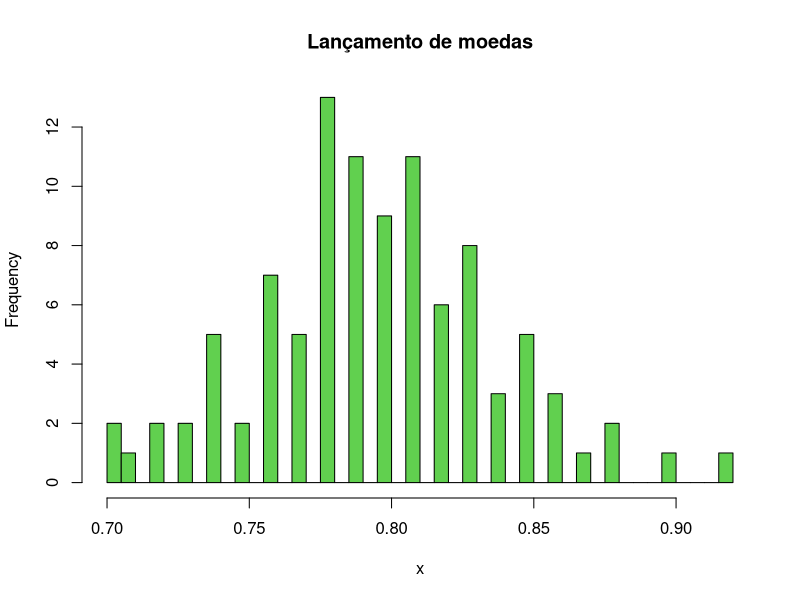

The R script that drew this image:
## ---- chunk 1
######Lançamento 1 moeda:

moeda <- function(p){
  x <- runif(1)
  if (x < p){
      1
  }else{
      0
  }
}

######Lançamento n moedas:

moedas <- function(p, n = 1){
  for (i in 1:n){
    print(paste(i, ' - ', moeda(p)))
  }
}

######pegando Proporção das moedas:
 
proporcao <- function(p, n = 1){
  valores <- numeric(length(n))  
  prop = 0
  for (i in 1:n){
    valores[i] <- moeda(p)  
  }
  return(sum(valores / n))
  print(sum(valores / n))
}

######Fazendo a simulação, rodando n moedas, k vezes com probabilidade P:

simulacao <- function(k, n, p){
  proporcoes <- numeric(length(k))
  for (i in 1:k){
    proporcoes[i] <- proporcao(p, n)
  }
  print(proporcoes)
}
    
valores <- simulacao(100, 100, 0.8)
summary(valores)
    
histograma <- function(numeros, xlab = "x", titulo = paste("Lançamento de moedas"), ...) {
  hist(numeros, xlab = xlab, main = titulo, ...)
}

histograma(valores, breaks = 50, col = 3)
